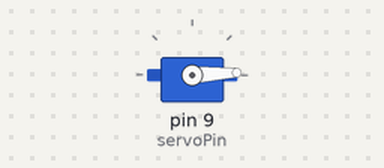
Bench run of a sketch on a simulated Arduino Uno, built with avr-gcc and run on an emulated ATmega328P. Shown: servo.

Above: at 0.05 s.
At 1.3 s:
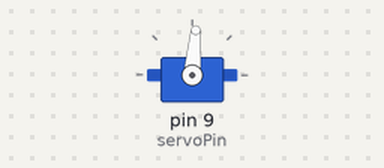
At 2.6 s:
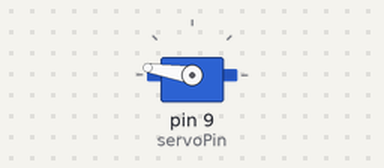
At 5.2 s:
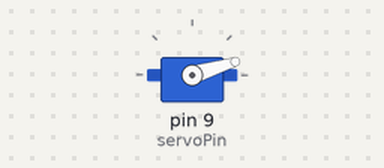
Timing chart, 0 to 7.1 s (numbered marks = the images above):
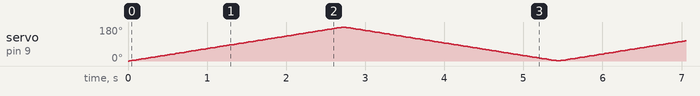

The sketch:

servo.ino
```cpp
#include <Servo.h>

int servoPin = 9;

Servo mains;

int angle = 0;

void setup()
{
  mains.attach(servoPin);
}
void loop()
{
  for(angle = 0; angle < 180; angle++)
  {
    mains.write(angle);
    delay(15);
  }
  for(angle = 180; angle > 0; angle--)
  {
    mains.write(angle);
    delay(15);
  }
}
```
